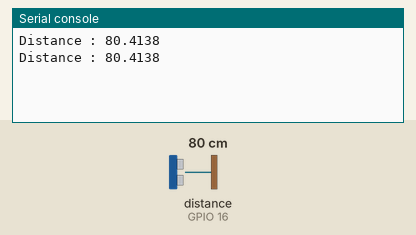
Bench run of a program on a simulated ESP32 board running MicroPython. On the bench: the last lines printed to the serial console. The inputs (shaded band) are chosen by the test bench; at power-on: distance to the obstacle (sensor on GPIO 16) 80 cm. The echo pulse lasts 58.3 µs per cm.

Above: at 1.2 s.
1.3 s: distance to the obstacle (sensor on GPIO 16) set to 2 cm
At 2.6 s:
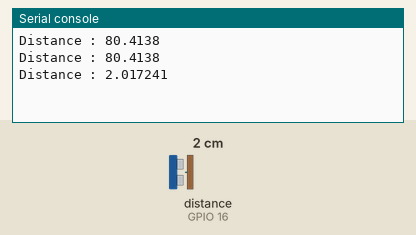
2.8 s: distance to the obstacle (sensor on GPIO 16) set to 4 cm
At 3.4 s:
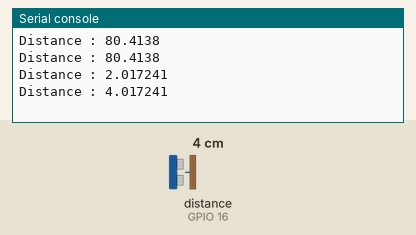
Timing chart, 0 to 5.8 s (numbered marks = the images above; inputs shaded):
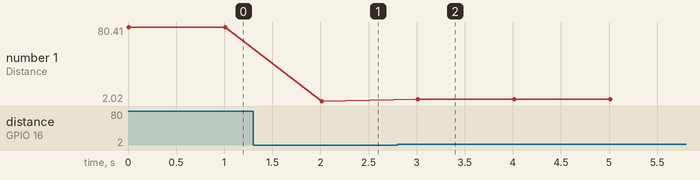

The program:

min_ultrasound.py
```python
from machine import Pin
import machine
import time
echoTimeout=23200
trigpin=Pin(17,mode=Pin.OUT)
echopin=Pin(16,mode=Pin.IN)

def distance():
    trigpin.value(1)
    time.sleep_us(10)
    trigpin.value(0)
    pulseTime=machine.time_pulse_us(echopin,1,echoTimeout)
    if pulseTime >0:
        return pulseTime/58
    else:
        return pulseTime
while True:
    cm = distance()
    if cm >0:
        print("Distance :",cm)
    else:
        print("error")
    time.sleep(1)
```

Measured:
- after the input at 1.3 s, the serial console: prints a new line after 0.71 s (image 1)
- after the input at 2.8 s, the serial console: prints a new line after 0.21 s (image 2)
- plotted number 1: 80.41 → 2.02 after the input at 1.3 s, 2.02 → 4.02 after the input at 2.8 s
